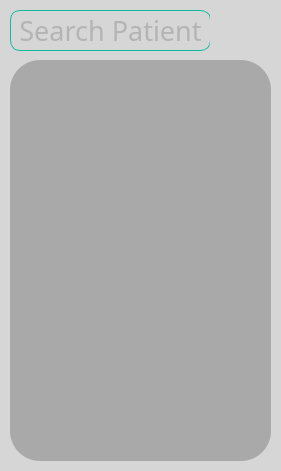
       <widget class="QFrame" name="frame_16">
        <property name="geometry">
         <rect>
          <x>10</x>
          <y>10</y>
          <width>281</width>
          <height>471</height>
         </rect>
        </property>
        <property name="styleSheet">
         <string notr="true">border-radius: 30px;
background-color: rgb(214, 214, 214);</string>
        </property>
        <widget class="QLineEdit" name="searchReOut">
         <property name="geometry">
          <rect>
           <x>10</x>
           <y>10</y>
           <width>201</width>
           <height>41</height>
          </rect>
         </property>
         <property name="font">
          <font>
           <family>Piximisa</family>
           <pointsize>20</pointsize>
          </font>
         </property>
         <property name="styleSheet">
          <string notr="true">border-radius: 10px;
border : 1px solid rgb(14, 188, 157);
color: rgb(145, 145, 145);</string>
         </property>
         <property name="alignment">
          <set>Qt::AlignCenter</set>
         </property>
         <property name="placeholderText">
          <string>Search Patient</string>
         </property>
         <property name="clearButtonEnabled">
          <bool>true</bool>
         </property>
        </widget>
        <widget class="QPushButton" name="btnSearchPatient_3">
         <property name="geometry">
          <rect>
           <x>210</x>
           <y>10</y>
           <width>61</width>
           <height>41</height>
          </rect>
         </property>
         <property name="cursor">
          <cursorShape>PointingHandCursor</cursorShape>
         </property>
         <property name="text">
          <string/>
         </property>
         <property name="icon">
          <iconset resource="img.qrc">
           <normaloff>:/img/paper-plane.svg</normaloff>:/img/paper-plane.svg</iconset>
         </property>
         <property name="iconSize">
          <size>
           <width>42</width>
           <height>42</height>
          </size>
         </property>
         <property name="flat">
          <bool>true</bool>
         </property>
        </widget>
        <widget class="QListView" name="listViewReOut">
         <property name="geometry">
          <rect>
           <x>10</x>
           <y>60</y>
           <width>261</width>
           <height>401</height>
          </rect>
         </property>
         <property name="styleSheet">
          <string notr="true">background-color: rgb(169, 169, 169);</string>
         </property>
        </widget>
       </widget>
